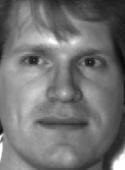
#> input picture 6.Face Prediction Using Eigen Face (PCA)/faces/subject01.centerlight.jpg, 125 x 170 px; its folder holds only this picture in this run
$ jupyter execute --allow-errors '224161015_ML_6 1.ipynb'   (shell and % lines are left out)
#> lines starting #> are read from the running program, lines starting #| are printed output that depends on the picture
[cell 1]
# please upload the zip file of faces before running

[cell 2]
import numpy as np
import matplotlib.pyplot as plt
import  numpy.linalg as la
import cv2
import os
from google.colab.patches import cv2_imshow

[cell 3]
def load_images_from_folder(folder):
#> called with folder = 'faces'
    images = []
    data = []
    count = 1
    list_images = sorted(os.listdir(folder))
    for filename in list_images:
        img = cv2.imread(os.path.join(folder,filename))
#> img is the input picture: shape (170, 125, 3); min 8, max 255, mean 114.3
        images.append(img)

        scale_percent = 40
        #calculate the 50 percent of original dimensions
        width = int(img.shape[1] * scale_percent / 100)
#> width = 50
        height = int(img.shape[0] * scale_percent / 100)
#> height = 68

        # dsize
        dsize = (width, height)
#> dsize = (50, 68)

        # resize image
        img = cv2.resize(img, dsize)
#> img: shape (68, 50, 3)
        data.append(img.reshape(-1))
        #cv2_imshow(img)
        #print(filename)
        count+=1
    images = np.array(images)
    data = np.array(data)
    return images,data

[cell 4]
# [16 lines left out: function PCA, not called in this run]

[cell 5]
def train_test_split():
    test_index = []
    for i in range(15):
        index = np.random.randint(low = 0,high = 11,size = 1)
        test_index.append(index[0]+i*11)
    test_index = np.array(test_index)
    train_index = np.setdiff1d(np.arange(0,165),test_index)
    return train_index,test_index

[cell 6]
# [4 lines left out: function transform_data, not called in this run]

[cell 7]
# [19 lines left out: function predict_similarity, not called in this run]

[cell 8]
# [19 lines left out: function predict_distance, not called in this run]
    # [26 lines of commented-out code are left out]

[cell 9]
images,data = load_images_from_folder('faces')
train_index,test_index = train_test_split()
print("Train data index : ",train_index,"\n")
print("Test data index : ",test_index,"\n")
#> (the rest of this cell did not finish here and is left out)

[cell 10]
k = 1500
#> (the rest of this cell did not finish here and is left out)

#> (a cell that did not finish here is left out)

#> (a cell that did not finish here is left out)

#> (a cell that did not finish here is left out)

[cell 14]
def hyperSphere(num,dim,radius,center):
    sd = np.random.uniform(low = -1,high = 1,size = (num,dim))
    len_ = np.sqrt(np.sum(np.square(sd),axis = 1))
    dim_len = len_
    for i in range(dim-1):
        dim_len = np.column_stack((dim_len,len_))
    #print(dim_len.shape)
    normalized_sd = sd/dim_len
    Lambda = np.random.randint(low = 0,high = radius+1,size = 1)
    return center+(normalized_sd*Lambda)

[cell 15]
def compute_Centroid_CoVarMat(hyperSphere):
    centroid = np.mean(hyperSphere,axis=0)
    Co_var_Matrix = np.cov(hyperSphere.T@hyperSphere)
    return centroid,Co_var_Matrix

[cell 16]
def LDA(mean1,mean2,coVar1,coVar2):
    W = (coVar1+coVar2)@(mean1 - mean2).T
    return W/np.sqrt(np.sum(np.square(W)))

## For || C1 - C2 || > 2*Radius

[cell 17]
num = 1000
dim = 10
radius = 10
print("Radius : ",radius)
center1 = np.random.randint(low = 1,high = 20,size = dim)
center2 = np.random.randint(low = 1,high = 20,size = dim)
distance = np.sqrt(np.sum(np.square(center1 - center2)))
while distance <= 2*radius:
    center1 = np.random.randint(low = 1,high = 20,size = dim)
    center2 = np.random.randint(low = 1,high = 20,size = dim)
    distance = np.sqrt(np.sum(np.square(center1 - center2)))
print("Distance between two centers : ",distance)

[cell 18]
Hyper_Sphere1 = hyperSphere(num,dim,radius,center1)
#print(Hyper_Sphere1.shape)
Hyper_Sphere2 = hyperSphere(num,dim,radius,center2)
#print(Hyper_Sphere2.shape)
mean1,coVar1 = compute_Centroid_CoVarMat(Hyper_Sphere1)
mean2,coVar2 = compute_Centroid_CoVarMat(Hyper_Sphere2)
W_ = LDA(mean1,mean2,coVar1,coVar2)
projected_points1 = Hyper_Sphere1@W_.T
print(projected_points1.shape)
projected_points2 = Hyper_Sphere2@W_.T
print(projected_points2.shape)
plt.hist(projected_points1,color = 'red')
plt.hist(projected_points2,color = 'blue')
plt.show()
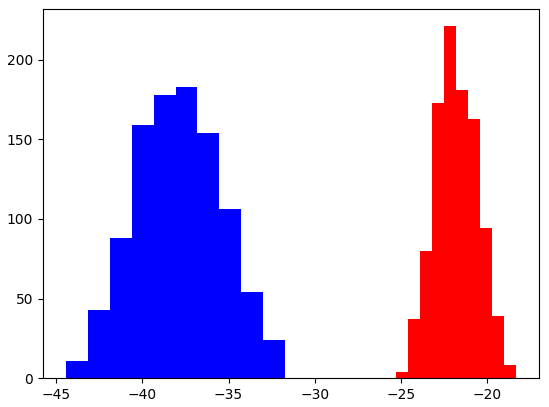
#> figure drawn by matplotlib, 1 panel; tallest bar 221 high, from x = -22.49 to -21.79; tallest bar 183 high, from x = -38.08 to -36.8

## For || C1 - C2 || = 2*Radius - epsilon

[cell 19]
epsilon = 5
num = 1000
dim = 10
radius = 10
print("Radius : ",radius)
center1 = np.random.randint(low = 1,high = 20,size = dim)
center2 = np.random.randint(low = 1,high = 20,size = dim)
distance = np.sqrt(np.sum(np.square(center1 - center2)))
while distance != (2*radius - epsilon):
    center1 = np.random.randint(low = 1,high = 20,size = dim)
    center2 = np.random.randint(low = 1,high = 20,size = dim)
    distance = np.sqrt(np.sum(np.square(center1 - center2)))
print("Distance between two centers : ",distance)

[cell 20]
Hyper_Sphere1 = hyperSphere(num,dim,radius,center1)
#print(Hyper_Sphere1.shape)
Hyper_Sphere2 = hyperSphere(num,dim,radius,center2)
#print(Hyper_Sphere2.shape)
mean1,coVar1 = compute_Centroid_CoVarMat(Hyper_Sphere1)
mean2,coVar2 = compute_Centroid_CoVarMat(Hyper_Sphere2)
W_ = LDA(mean1,mean2,coVar1,coVar2)
projected_points1 = Hyper_Sphere1@W_.T
print(projected_points1.shape)
projected_points2 = Hyper_Sphere2@W_.T
print(projected_points2.shape)
plt.hist(projected_points1,color = 'red')
plt.hist(projected_points2,color = 'blue')
plt.show()
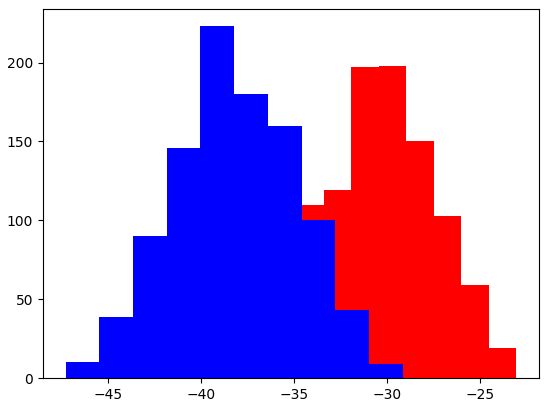
#> figure drawn by matplotlib, 1 panel; tallest bar 198 high, from x = -30.46 to -28.98; tallest bar 223 high, from x = -40.05 to -38.23

## For Radius < || C1 - C2 || < 2*Radius

[cell 21]
num = 1000
dim = 10
radius = 10
print("Radius : ",radius)
center1 = np.random.randint(low = 1,high = 20,size = dim)
center2 = np.random.randint(low = 1,high = 20,size = dim)
distance = np.sqrt(np.sum(np.square(center1 - center2)))
while distance <= radius or distance >= 2*radius:
    center1 = np.random.randint(low = 1,high = 20,size = dim)
    center2 = np.random.randint(low = 1,high = 20,size = dim)
    distance = np.sqrt(np.sum(np.square(center1 - center2)))
print("Distance between two centers : ",distance)

[cell 22]
Hyper_Sphere1 = hyperSphere(num,dim,radius,center1)
#print(Hyper_Sphere1.shape)
Hyper_Sphere2 = hyperSphere(num,dim,radius,center2)
#print(Hyper_Sphere2.shape)
mean1,coVar1 = compute_Centroid_CoVarMat(Hyper_Sphere1)
mean2,coVar2 = compute_Centroid_CoVarMat(Hyper_Sphere2)
W_ = LDA(mean1,mean2,coVar1,coVar2)
projected_points1 = Hyper_Sphere1@W_.T
print(projected_points1.shape)
projected_points2 = Hyper_Sphere2@W_.T
print(projected_points2.shape)
plt.hist(projected_points1,color = 'red')
plt.hist(projected_points2,color = 'blue')
plt.show()
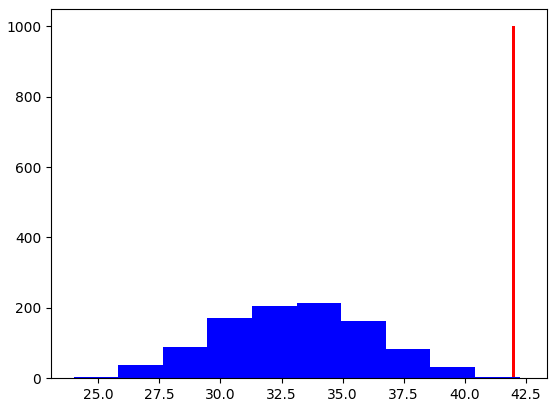
#> figure drawn by matplotlib, 1 panel; tallest bar 1000 high, from x = 41.94 to 42.04; tallest bar 215 high, from x = 33.12 to 34.94

## For || C1 - C2 || < Radius

[cell 23]
num = 1000
dim = 10
radius = 10
print("Radius : ",radius)
center1 = np.random.randint(low = 1,high = 20,size = dim)
center2 = np.random.randint(low = 1,high = 20,size = dim)
distance = np.sqrt(np.sum(np.square(center1 - center2)))
while distance >= radius:
    center1 = np.random.randint(low = 1,high = 20,size = dim)
    center2 = np.random.randint(low = 1,high = 20,size = dim)
    distance = np.sqrt(np.sum(np.square(center1 - center2)))
print("Distance between two centers : ",distance)

[cell 24]
Hyper_Sphere1 = hyperSphere(num,dim,radius,center1)
#print(Hyper_Sphere1.shape)
Hyper_Sphere2 = hyperSphere(num,dim,radius,center2)
#print(Hyper_Sphere2.shape)
mean1,coVar1 = compute_Centroid_CoVarMat(Hyper_Sphere1)
mean2,coVar2 = compute_Centroid_CoVarMat(Hyper_Sphere2)
W_ = LDA(mean1,mean2,coVar1,coVar2)
projected_points1 = Hyper_Sphere1@W_.T
print(projected_points1.shape)
projected_points2 = Hyper_Sphere2@W_.T
print(projected_points2.shape)
plt.hist(projected_points1,color = 'red')
plt.hist(projected_points2,color = 'blue')
plt.show()
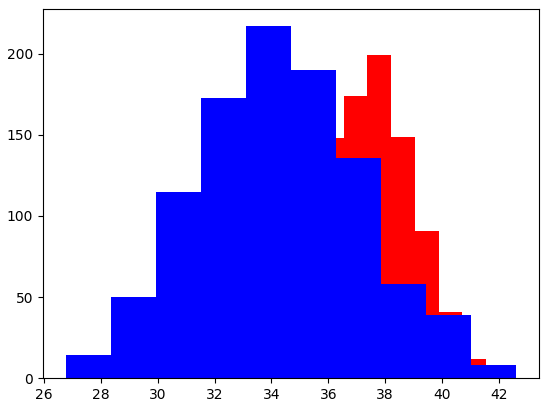
#> figure drawn by matplotlib, 1 panel; tallest bar 199 high, from x = 37.37 to 38.21; tallest bar 217 high, from x = 33.1 to 34.69

$ run again, on 6.Face Prediction Using Eigen Face (PCA)/faces/subject01.noglasses.jpg
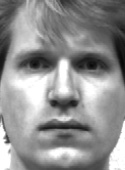
#> input picture 6.Face Prediction Using Eigen Face (PCA)/faces/subject01.noglasses.jpg, 125 x 170 px
#> in load_images_from_folder, img is the input picture: shape (170, 125, 3); min 7, max 255, mean 144.4
#> in load_images_from_folder, `img = cv2.resize(img, dsize)`:
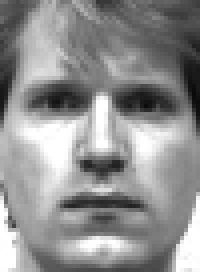
#> img: shape (68, 50, 3) (shown 4 times larger); min 9, max 255, mean 144.3

$ run again, on 6.Face Prediction Using Eigen Face (PCA)/faces/subject01.sad.jpg
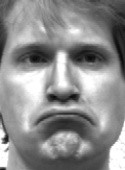
#> input picture 6.Face Prediction Using Eigen Face (PCA)/faces/subject01.sad.jpg, 125 x 170 px
#> in load_images_from_folder, img is the input picture: shape (170, 125, 3); min 10, max 255, mean 141
#> in load_images_from_folder, `img = cv2.resize(img, dsize)`:
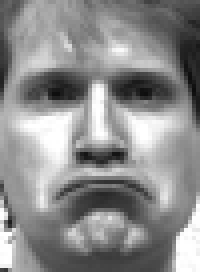
#> img: shape (68, 50, 3) (shown 4 times larger); min 13, max 255, mean 140.9

$ run again, on 6.Face Prediction Using Eigen Face (PCA)/faces/subject01.sleepy.jpg
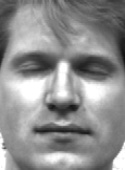
#> input picture 6.Face Prediction Using Eigen Face (PCA)/faces/subject01.sleepy.jpg, 125 x 170 px
#> in load_images_from_folder, img is the input picture: shape (170, 125, 3); min 17, max 255, mean 143.5
#> in load_images_from_folder, `img = cv2.resize(img, dsize)`:
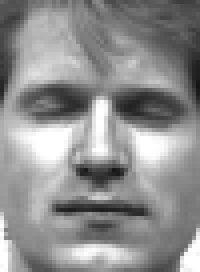
#> img: shape (68, 50, 3) (shown 4 times larger); min 21, max 255, mean 143.4
